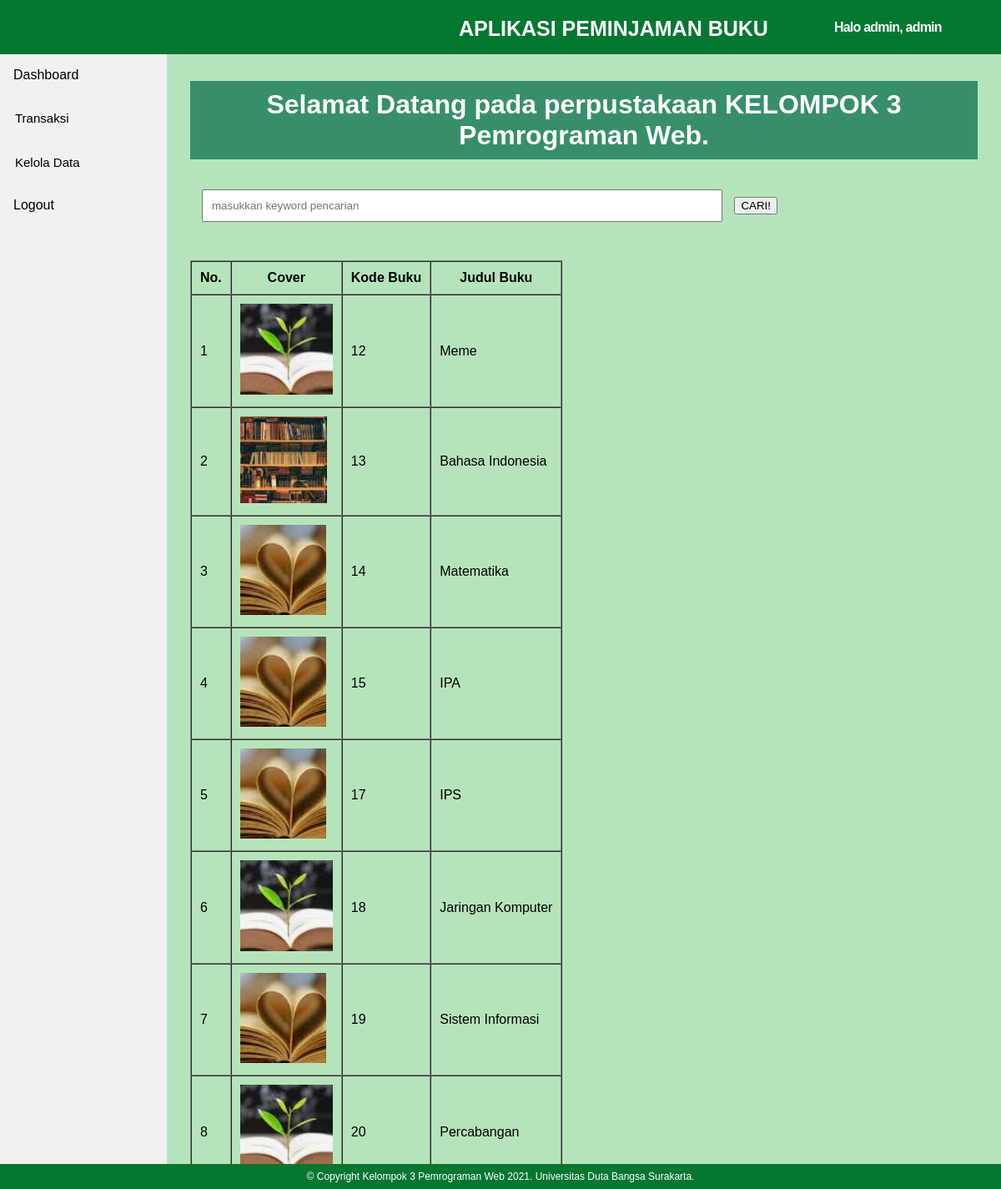
The app's page /dashboard/admin_home.php (signed in) with its own data.
### tables this page shows
CREATE TABLE `buku` (
  `id` int(11) NOT NULL,
  `kode_buku` int(11) NOT NULL,
  `judul` varchar(255) NOT NULL,
  `penerbit` varchar(255) NOT NULL,
  `penulis` varchar(255) NOT NULL,
  `tahun` int(50) NOT NULL,
  `kategori_buku` varchar(255) NOT NULL,
  `jumlah` int(255) NOT NULL,
  `cover` varchar(255) NOT NULL
);

### backend/functions.php (called while the page is built, shortened)
<?php
$conn = mysqli_connect("localhost", "handi2", "7jebatsendal", "handi2");
	function query($query) {
		global $conn;
		$result = mysqli_query($conn, $query);
		$rows = [];
		while ( $row = mysqli_fetch_assoc($result) ) {
			$rows[] = $row;
		}
		return $rows;
	}
?>

### dashboard/admin_home.php (the view, shortened to what this page needs)
<?php
require '../backend/functions.php';
$buku = query("SELECT * FROM buku");
?>
<!DOCTYPE html>
<html>
<head>
         <link rel="stylesheet" type="text/css" href="../assets/css/style_admin.css">
</head>
<body>
    <header>
                 <p>APLIKASI PEMINJAMAN BUKU</p>
                    <aside class="menu">
                    <div class="menu-content">
                    Halo <b><?php echo $_SESSION['username']; ?>,</b> <b><?php echo $_SESSION['level']; ?></b>
                   </div>
                  </aside>
    </header>
    <?php
	require_once("../template/sidebar.php");
     ?>
    <div class="content">
        <h2>Selamat Datang pada perpustakaan KELOMPOK 3 Pemrograman Web.</h2>
     <form action="" method="post">
      <input class="cari" type="text" name="keyword" autofocus placeholder="masukkan keyword pencarian" autocomplete="off">
      <button class="klikcari" type="submit" name="cari"> CARI! </button>
   </form>
   <br><br>
        <div class="tabelbuku">
         <table border="1" cellpadding="10" cellspacing="0">
               <tr>
               <th>No.</th>
               <th>Cover</th>
               <th>Kode Buku</th>
               <th>Judul Buku</th>
               </tr>
      <?php $i =1; ?>
      <?php foreach ($buku as $row) : ?>
            <tr>
               <td><?= $i; ?></td>
               <td><img src="../assets/img/<?= $row["cover"]; ?>"></td>
               <td><?= $row["kode_buku"]; ?></td>
               <td><?= $row["judul"]; ?></td>
            </tr>
      <?php $i++; ?>
      <?php endforeach; ?>
         </table>
         </div>
    </div>
</body>
    <?php
    include_once("../template/footer.php");
    ?>
</html>

### assets/css/style_admin.css (style rules this page uses)
body { background-color: rgb(182, 228, 186); font: 16px sans-serif,arial; }
header { position: fixed; background-color: rgb(6, 119, 49); height: 65px; width: 100%; top: 0; left: 0; }
header p { padding-bottom: 15px; font-size: 25px; color: white; line-height: 18px; font-weight: bold; float: left; margin-left: 550px; text-align: center; }
.menu>.menu-content { width: 200px; height: 65px; float: right; font-family: sans-serif,Arial; font-size: 16px; font-weight: bold; letter-spacing: -0.05em; position: relative; color: white; line-height: 65px; background-color: rgb(6, 119, 49); }
div.content { margin-top: 50px; margin-left: 200px; padding: 20px 20px; height: 700px; background-color: rgb(182, 228, 186); }
div.content h2 { background-color: rgb(55, 143, 106); color: white; text-align: center; padding: 10px; }
div.content h2 { background-color: rgb(55, 143, 106); color: white; text-align: center; font-size: 32px; padding: 10px; }
div.content input[type="text"], textarea { width: 600px; margin: 10px; margin-left: 14px; padding: 10px; }

### records on screen
buku: cover (picture), kode_buku "12", judul "Meme"
buku: cover (picture), kode_buku "13", judul "Bahasa Indonesia"
buku: cover (picture), kode_buku "14", judul "Matematika"
buku: cover (picture), kode_buku "15", judul "IPA"
buku: cover (picture), kode_buku "17", judul "IPS"
buku: cover (picture), kode_buku "18", judul "Jaringan Komputer"
buku: cover (picture), kode_buku "19", judul "Sistem Informasi"
buku: cover (picture), kode_buku "20", judul "Percabangan"

### other values on screen
$_SESSION['username'] "admin"
$_SESSION['level'] "admin"
